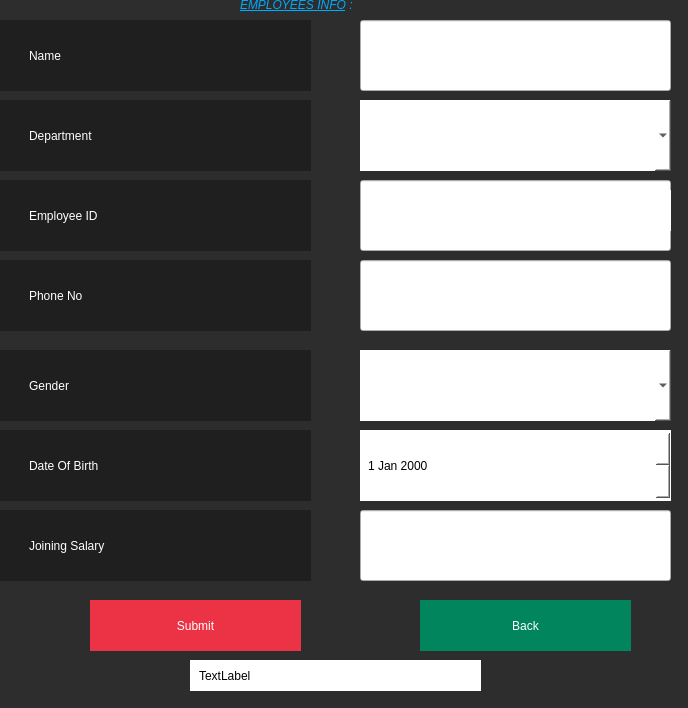
<?xml version="1.0" encoding="UTF-8"?>
<ui version="4.0">
 <class>AddEmp</class>
 <widget class="QDialog" name="AddEmp">
  <property name="geometry">
   <rect>
    <x>0</x>
    <y>0</y>
    <width>688</width>
    <height>708</height>
   </rect>
  </property>
  <property name="windowTitle">
   <string>Dialog</string>
  </property>
  <property name="styleSheet">
   <string notr="true">#AddEmp
{
	background:#2D2D2D;
}</string>
  </property>
  <widget class="QLabel" name="addconnection">
   <property name="geometry">
    <rect>
     <x>190</x>
     <y>660</y>
     <width>291</width>
     <height>31</height>
    </rect>
   </property>
   <property name="styleSheet">
    <string notr="true">#addconnection
{
	background:white;
	color:black;
	border:none;
	padding-left:6px;
}</string>
   </property>
   <property name="text">
    <string>TextLabel</string>
   </property>
  </widget>
  <widget class="QLabel" name="label">
   <property name="geometry">
    <rect>
     <x>0</x>
     <y>20</y>
     <width>311</width>
     <height>71</height>
    </rect>
   </property>
   <property name="styleSheet">
    <string notr="true">#label
{
	text-align:left;
	padding-left:26px;
	border:none;	
	color:white;	
	background:#1F1F1F;
}
#label:hover
{
	text-align:left;
	padding-left:26px;
	border:none;	
	color:white;	
	background:#333;
}</string>
   </property>
   <property name="text">
    <string>Name</string>
   </property>
  </widget>
  <widget class="QLabel" name="label_2">
   <property name="geometry">
    <rect>
     <x>0</x>
     <y>100</y>
     <width>311</width>
     <height>71</height>
    </rect>
   </property>
   <property name="styleSheet">
    <string notr="true">#label_2
{
	text-align:left;
	padding-left:26px;
	border:none;	
	color:white;	
	background:#1F1F1F;
}
#label_2:hover
{
	text-align:left;
	padding-left:26px;
	border:none;	
	color:white;	
	background:#333;
}</string>
   </property>
   <property name="text">
    <string>Department</string>
   </property>
  </widget>
  <widget class="QLabel" name="label_3">
   <property name="geometry">
    <rect>
     <x>0</x>
     <y>350</y>
     <width>311</width>
     <height>71</height>
    </rect>
   </property>
   <property name="styleSheet">
    <string notr="true">#label_3
{
	text-align:left;
	padding-left:26px;
	border:none;	
	color:white;	
	background:#1F1F1F;
}
#labe_3l:hover
{
	text-align:left;
	padding-left:26px;
	border:none;	
	color:white;	
	background:#333;
}</string>
   </property>
   <property name="text">
    <string>Gender</string>
   </property>
  </widget>
  <widget class="QLineEdit" name="Ename">
   <property name="geometry">
    <rect>
     <x>360</x>
     <y>20</y>
     <width>311</width>
     <height>71</height>
    </rect>
   </property>
   <property name="styleSheet">
    <string notr="true">#lineEdit_name
{
	background:white;
	color:black;
	border:none;
	padding-left:6px;
}</string>
   </property>
  </widget>
  <widget class="QComboBox" name="Egen">
   <property name="geometry">
    <rect>
     <x>360</x>
     <y>350</y>
     <width>311</width>
     <height>71</height>
    </rect>
   </property>
   <property name="styleSheet">
    <string notr="true">#Egen
{
	background:white;
	color:black;
	border:none;
	padding-left:6px;
}</string>
   </property>
  </widget>
  <widget class="QLabel" name="label_4">
   <property name="geometry">
    <rect>
     <x>0</x>
     <y>430</y>
     <width>311</width>
     <height>71</height>
    </rect>
   </property>
   <property name="styleSheet">
    <string notr="true">#label_4
{
	text-align:left;
	padding-left:26px;
	border:none;	
	color:white;	
	background:#1F1F1F;
}
#labe_4:hover
{
	text-align:left;
	padding-left:26px;
	border:none;	
	color:white;	
	background:#333;
}</string>
   </property>
   <property name="text">
    <string>Date Of Birth</string>
   </property>
  </widget>
  <widget class="QDateEdit" name="dateEdit">
   <property name="geometry">
    <rect>
     <x>360</x>
     <y>430</y>
     <width>311</width>
     <height>71</height>
    </rect>
   </property>
   <property name="styleSheet">
    <string notr="true">#dateEdit
{
	background:white;
	color:black;
	border:none;
	padding-left:6px;
}</string>
   </property>
  </widget>
  <widget class="QLabel" name="label_5">
   <property name="geometry">
    <rect>
     <x>0</x>
     <y>260</y>
     <width>311</width>
     <height>71</height>
    </rect>
   </property>
   <property name="styleSheet">
    <string notr="true">#label_5
{
	text-align:left;
	padding-left:26px;
	border:none;	
	color:white;	
	background:#1F1F1F;
}
#labe_5:hover
{
	text-align:left;
	padding-left:26px;
	border:none;	
	color:white;	
	background:#333;
}</string>
   </property>
   <property name="text">
    <string>Phone No</string>
   </property>
  </widget>
  <widget class="QLineEdit" name="Ephone">
   <property name="geometry">
    <rect>
     <x>360</x>
     <y>260</y>
     <width>311</width>
     <height>71</height>
    </rect>
   </property>
   <property name="styleSheet">
    <string notr="true">#lineEdit_PH
{
	background:white;
	color:black;
	border:none;
	padding-left:6px;
}</string>
   </property>
  </widget>
  <widget class="QLabel" name="label_6">
   <property name="geometry">
    <rect>
     <x>0</x>
     <y>510</y>
     <width>311</width>
     <height>71</height>
    </rect>
   </property>
   <property name="styleSheet">
    <string notr="true">#label_6
{
	text-align:left;
	padding-left:26px;
	border:none;	
	color:white;	
	background:#1F1F1F;
}
#labe_6:hover
{
	text-align:left;
	padding-left:26px;
	border:none;	
	color:white;	
	background:#333;
}</string>
   </property>
   <property name="text">
    <string>Joining Salary </string>
   </property>
  </widget>
  <widget class="QLineEdit" name="Ejon">
   <property name="geometry">
    <rect>
     <x>360</x>
     <y>510</y>
     <width>311</width>
     <height>71</height>
    </rect>
   </property>
   <property name="styleSheet">
    <string notr="true">#lineEdit_jo
{
	background:white;
	color:black;
	border:none;
	padding-left:6px;
}</string>
   </property>
  </widget>
  <widget class="QPushButton" name="SubButton">
   <property name="geometry">
    <rect>
     <x>90</x>
     <y>600</y>
     <width>211</width>
     <height>51</height>
    </rect>
   </property>
   <property name="styleSheet">
    <string notr="true">#SubButton
{
	background:#EC3245;
	border:none;
	color:white;
}

#SubButton:hover
{
	background:#2d2d2d;
	border:2px solid #EC3245;
	color:#EC3245;
}</string>
   </property>
   <property name="text">
    <string>Submit</string>
   </property>
  </widget>
  <widget class="QPushButton" name="BackButton">
   <property name="geometry">
    <rect>
     <x>420</x>
     <y>600</y>
     <width>211</width>
     <height>51</height>
    </rect>
   </property>
   <property name="styleSheet">
    <string notr="true">#BackButton
{
	background:#00855C;
	border:none;
	color:white;
}

#BackButton:hover
{
	background:#2D2D2D;
	border:2px solid #00855C;
	color:#00855C;
}</string>
   </property>
   <property name="text">
    <string>Back</string>
   </property>
  </widget>
  <widget class="QLabel" name="label_7">
   <property name="geometry">
    <rect>
     <x>240</x>
     <y>-30</y>
     <width>241</width>
     <height>71</height>
    </rect>
   </property>
   <property name="text">
    <string>&lt;html&gt;&lt;head/&gt;&lt;body&gt;&lt;p&gt;&lt;span style=&quot; font-style:italic; text-decoration: underline; color:#00aaff;&quot;&gt;EMPLOYEES INFO&lt;/span&gt;&lt;span style=&quot; font-style:italic; color:#00aaff;&quot;&gt; : &lt;/span&gt;&lt;/p&gt;&lt;/body&gt;&lt;/html&gt;</string>
   </property>
  </widget>
  <widget class="QLineEdit" name="Eid">
   <property name="geometry">
    <rect>
     <x>360</x>
     <y>180</y>
     <width>311</width>
     <height>71</height>
    </rect>
   </property>
  </widget>
  <widget class="QLabel" name="label_8">
   <property name="geometry">
    <rect>
     <x>0</x>
     <y>180</y>
     <width>311</width>
     <height>71</height>
    </rect>
   </property>
   <property name="styleSheet">
    <string notr="true">#label_8
{
	text-align:left;
	padding-left:26px;
	border:none;	
	color:white;	
	background:#1F1F1F;
}
#label_8:hover
{
	text-align:left;
	padding-left:26px;
	border:none;	
	color:white;	
	background:#333;
}</string>
   </property>
   <property name="text">
    <string>Employee ID</string>
   </property>
  </widget>
  <widget class="QPushButton" name="pushButton">
   <property name="geometry">
    <rect>
     <x>610</x>
     <y>190</y>
     <width>61</width>
     <height>41</height>
    </rect>
   </property>
   <property name="styleSheet">
    <string notr="true">#pushButton
{
	border:none;
	background:white;
}</string>
   </property>
   <property name="text">
    <string/>
   </property>
   <property name="icon">
    <iconset resource="Images.qrc">
     <normaloff>:/Assets/id_card.png</normaloff>:/Assets/id_card.png</iconset>
   </property>
   <property name="iconSize">
    <size>
     <width>32</width>
     <height>32</height>
    </size>
   </property>
  </widget>
  <widget class="QComboBox" name="Edep">
   <property name="geometry">
    <rect>
     <x>360</x>
     <y>100</y>
     <width>311</width>
     <height>71</height>
    </rect>
   </property>
   <property name="styleSheet">
    <string notr="true">#Edep
{
	background:white;
	color:black;
	border:none;
	padding-left:6px;
}</string>
   </property>
  </widget>
 </widget>
 <resources>
  <include location="Images.qrc"/>
 </resources>
 <connections/>
</ui>
